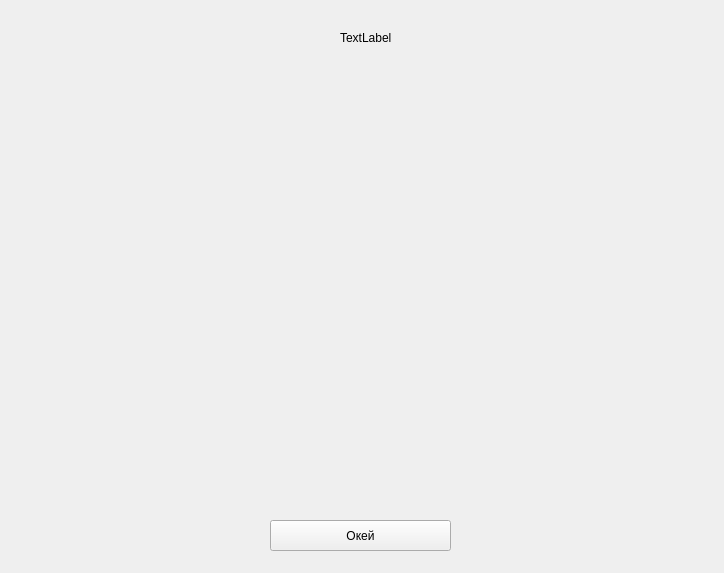
<?xml version="1.0" encoding="UTF-8"?>
<ui version="4.0">
 <class>Histogram</class>
 <widget class="QWidget" name="Histogram">
  <property name="geometry">
   <rect>
    <x>0</x>
    <y>0</y>
    <width>724</width>
    <height>573</height>
   </rect>
  </property>
  <property name="windowTitle">
   <string>Form</string>
  </property>
  <widget class="QWidget" name="horizontalLayoutWidget">
   <property name="geometry">
    <rect>
     <x>30</x>
     <y>70</y>
     <width>671</width>
     <height>431</height>
    </rect>
   </property>
   <layout class="QHBoxLayout" name="layout"/>
  </widget>
  <widget class="QPushButton" name="okeyButton">
   <property name="geometry">
    <rect>
     <x>270</x>
     <y>520</y>
     <width>181</width>
     <height>31</height>
    </rect>
   </property>
   <property name="text">
    <string>Окей</string>
   </property>
  </widget>
  <widget class="QLabel" name="chosenCompanyLabel">
   <property name="geometry">
    <rect>
     <x>340</x>
     <y>30</y>
     <width>55</width>
     <height>16</height>
    </rect>
   </property>
   <property name="text">
    <string>TextLabel</string>
   </property>
  </widget>
 </widget>
 <resources/>
 <connections/>
</ui>
